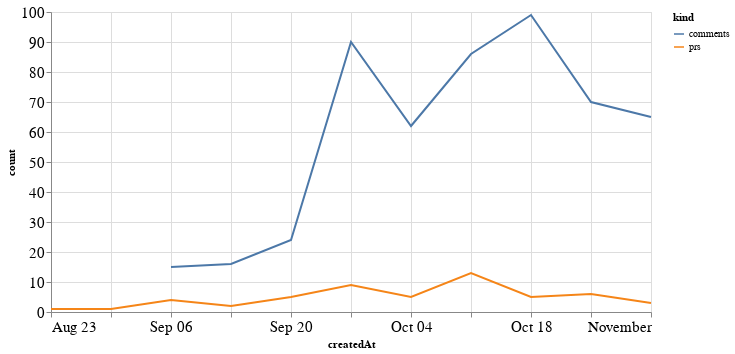

Notebook code for this chart:
### Code cell
alt.Chart(total_time, width=600).mark_line().encode(
    x='createdAt',
    y='count',
    color='kind'
)

### Figure 1 — Vega-Lite specification as saved in the notebook (floating-point values rounded to 4 significant figures)
{"config": {"axisLeft": {"labelFontSize": 15}, "axisBottom": {"labelFontSize": 15}}, "data": {"name": "data-1cfa27a33c2f01bb9735150fc6cc8a0b"}, "mark": "line", "encoding": {"color": {"type": "nominal", "field": "kind"}, "x": {"type": "temporal", "field": "createdAt"}, "y": {"type": "quantitative", "field": "count"}}, "width": 600, "$schema": "https://vega.github.io/schema/vega-lite/v4.8.1.json", "datasets": {"data-1cfa27a33c2f01bb9735150fc6cc8a0b": [{"createdAt": "2020-08-23T00:00:00", "kind": "prs", "count": 1.0}, {"createdAt": "2020-08-30T00:00:00", "kind": "prs", "count": 1.0}, {"createdAt": "2020-09-06T00:00:00", "kind": "prs", "count": 4.0}, {"createdAt": "2020-09-13T00:00:00", "kind": "prs", "count": 2.0}, {"createdAt": "2020-09-20T00:00:00", "kind": "prs", "count": 5.0}, {"createdAt": "2020-09-27T00:00:00", "kind": "prs", "count": 9.0}, {"createdAt": "2020-10-04T00:00:00", "kind": "prs", "count": 5.0}, {"createdAt": "2020-10-11T00:00:00", "kind": "prs", "count": 13.0}, {"createdAt": "2020-10-18T00:00:00", "kind": "prs", "count": 5.0}, {"createdAt": "2020-10-25T00:00:00", "kind": "prs", "count": 6.0}, {"createdAt": "2020-11-01T00:00:00", "kind": "prs", "count": 3.0}, {"createdAt": "2020-08-23T00:00:00", "kind": "comments", "count": null}, {"createdAt": "2020-08-30T00:00:00", "kind": "comments", "count": null}, {"createdAt": "2020-09-06T00:00:00", "kind": "comments", "count": 15.0}, {"createdAt": "2020-09-13T00:00:00", "kind": "comments", "count": 16.0}, {"createdAt": "2020-09-20T00:00:00", "kind": "comments", "count": 24.0}, {"createdAt": "2020-09-27T00:00:00", "kind": "comments", "count": 90.0}, {"createdAt": "2020-10-04T00:00:00", "kind": "comments", "count": 62.0}, {"createdAt": "2020-10-11T00:00:00", "kind": "comments", "count": 86.0}, {"createdAt": "2020-10-18T00:00:00", "kind": "comments", "count": 99.0}, {"createdAt": "2020-10-25T00:00:00", "kind": "comments", "count": 70.0}, {"createdAt": "2020-11-01T00:00:00", "kind": "comments", "count": 65.0}]}}
